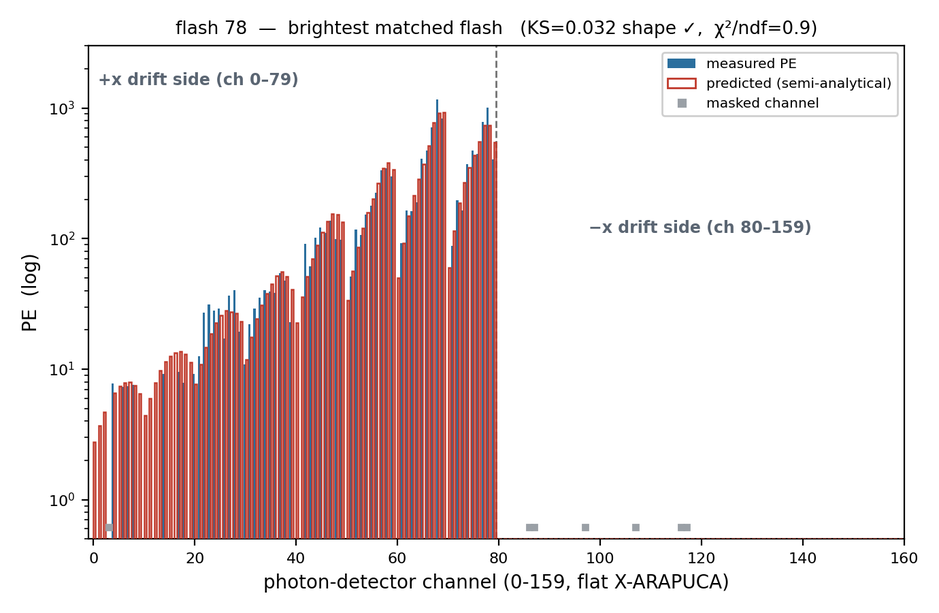
#> input picture pdhd/pics/clus_chain_src/qlmatch_pattern.png, 939 x 613 px, shrunk from 1380 x 900 before the run
$ python make_clus_chain_diagram.py
#> lines starting #> are read from the running program, lines starting #| are printed output that depends on the picture
### pdhd/pics/diagram_helpers.py
#!/usr/bin/env python3
"""Shared drawing helpers for the PDHD NF and SP algorithm diagrams.

16x9 "world" on a 19.2x10.8in figure => 1.2 in per world-unit on both axes,
so world units are physically square and placed inset images keep their aspect.
"""
import os
import numpy as np
from PIL import Image
import matplotlib
matplotlib.use("Agg")
import matplotlib.pyplot as plt
from matplotlib.patches import FancyBboxPatch, FancyArrowPatch, Circle

W, H = 16.0, 9.0
FIGIN = (19.2, 10.8)
INK = "#20242b"


class Canvas:
    def __init__(self):
        self.fig = plt.figure(figsize=FIGIN)
        self.fig.patch.set_facecolor("white")
        ov = self.fig.add_axes([0, 0, 1, 1])
        ov.set_xlim(0, W)
        ov.set_ylim(0, H)
        ov.axis("off")
        self.ov = ov

    # -- primitives --------------------------------------------------------
    def group_bg(self, x0, y0, w, h, ec, fc, label=None, lx=None, ly=None,
                 fs=13, alpha=0.9):
        self.ov.add_patch(FancyBboxPatch(
            (x0, y0), w, h, boxstyle="round,pad=0.02,rounding_size=0.16",
            linewidth=1.6, edgecolor=ec, facecolor=fc, alpha=alpha, zorder=1))
        if label:
            self.ov.text(lx if lx is not None else x0 + w / 2,
                         ly if ly is not None else y0 + h - 0.28, label,
                         ha="center", va="center", fontsize=fs,
                         fontweight="bold", color=ec, zorder=2)

    # [27 lines left out: functions box, stack_box, not called in this run]

    def algobox(self, cx, cy, w, h, title, bullets, fc, ec, tc=None,
                title_fs=12.5, bullet_fs=9.8, lw=2.0, dy=0.295):
        """Rounded box with a bold title band and bulleted sub-steps."""
        self.ov.add_patch(FancyBboxPatch(
            (cx - w / 2, cy - h / 2), w, h,
            boxstyle="round,pad=0.02,rounding_size=0.14",
            linewidth=lw, edgecolor=ec, facecolor=fc, zorder=5))
        self.ov.text(cx, cy + h / 2 - 0.27, title, ha="center", va="center",
                     fontsize=title_fs, fontweight="bold", color=tc or ec,
                     zorder=6)
        y = cy + h / 2 - 0.60
        for b in bullets:
            self.ov.text(cx - w / 2 + 0.22, y, b, ha="left", va="center",
                         fontsize=bullet_fs, color=INK, zorder=6)
            y -= dy

    def arrow(self, p0, p1, color, lw=2.6, ms=22, ls="-"):
        self.ov.add_patch(FancyArrowPatch(
            p0, p1, arrowstyle="-|>", mutation_scale=ms, linewidth=lw,
            color=color, linestyle=ls, shrinkA=2, shrinkB=2, zorder=4))

    def leader(self, p_from, p_to, color):
        self.ov.add_patch(FancyArrowPatch(
            p_from, p_to, arrowstyle="-", linewidth=1.4, color=color,
            alpha=0.85, linestyle=(0, (5, 3)), zorder=3))
        self.ov.add_patch(Circle(p_to, 0.055, color=color, zorder=6))

    # [5 lines left out: function title, not called in this run]

    def footer(self, text):
        self.ov.text(W / 2, 0.30, text, ha="center", va="center",
                     fontsize=10.5, color="#8a8a8a")

    # -- image inset -------------------------------------------------------
    def place_image(self, path, cx, wd, yb, caption, target, color, box=None,
                    cap_fs=13.5):
        im = Image.open(path).convert("RGB")
        if box:
            w, h = im.size
            l, t, r, b = box
            im = im.crop((int(l * w), int(t * h), int(r * w), int(b * h)))
        iw, ih = im.size
        hd = wd * ih / iw
        ax = self.fig.add_axes([(cx - wd / 2) / W, yb / H, wd / W, hd / H])
        ax.imshow(np.asarray(im))
        ax.set_xticks([])
        ax.set_yticks([])
        for s in ax.spines.values():
            s.set_edgecolor(color)
            s.set_linewidth(1.8)
        self.ov.text(cx, yb - 0.20, caption, ha="center", va="top",
                     fontsize=cap_fs, color=color, fontweight="bold")
        if target is not None:
            self.leader((cx, yb + hd + 0.04), target, color)
        return hd

    def save(self, out_base):
        self.fig.savefig(out_base + ".png", dpi=200, facecolor="white")
        self.fig.savefig(out_base + ".pdf", facecolor="white")
        print("wrote", out_base + ".png / .pdf")

### pdhd/pics/make_clus_chain_diagram.py
#!/usr/bin/env python3
"""ProtoDUNE-HD Wire-Cell 3-D clustering + charge-light (Q/L) matching diagram.

Counterpart of pdvd/pics/make_clus_chain_diagram.py (PD-VD original) with the
ProtoDUNE-HD configuration facts.

Wide 16:9 slide.  Two dataflow planes:
  - CHARGE / clustering (top spine): the 4-stage MultiAlgBlobClustering cascade
    per-face -> per-APA -> per-drift-group -> all-TPC, reading the live+dead
    imaging cluster tarballs.  PD-HD: 4 APAs, one imaging face each (even
    APAs image through face 0 / drift -x, odd through face 1 / drift +x; the
    opposite faces are non-imaging wall faces), drift groups {APA0,APA2} and
    {APA1,APA3}.
  - LIGHT / Q-L (lower band): the separate light-reco job (bridged by an
    opflash archive) feeding the joint QLMatching node, which pins a cluster T0
    that flows up into the all-TPC stage (switch_scope -> x_t0cor).

Two data insets (clus_chain_src/, committed): the clustering result 3-D cloud
coloured by cluster, and one flash's measured-vs-predicted light pattern.
Traced from cfg/pgrapher/experiment/pdhd/{clus,qlmatching,flash}.jsonnet
and pdhd/{wct-clustering,run_clus_evt,run_light_evt}.  Output:
pdhd/pics/pdhd_clus_ql_chain.{png,pdf}.
"""
import os
from matplotlib.patches import FancyBboxPatch, FancyArrowPatch
from diagram_helpers import Canvas, W, H, INK

HERE = os.path.dirname(os.path.abspath(__file__))
SRC = os.path.join(HERE, "clus_chain_src")
OUT = os.path.join(HERE, "pdhd_clus_ql_chain")

# palette
C_IN = "#5a6572"       # input / passthrough
C_CLUS = "#2f6db5"     # clustering stages (charge)
C_LIGHT = "#d3781f"    # light reco
C_QL = "#7b1fa2"       # QLMatching
C_T0 = "#c0392b"       # the T0 connector
C_OUT = "#2e7d4f"      # output / clustering result
BG_CLUS = "#e9f1fb"
BG_QL = "#f4ecf8"


def main():
    c = Canvas()
    ov = c.ov
    ov.text(W / 2, 8.66, "ProtoDUNE Horizontal Drift — Wire-Cell 3-D "
            "Clustering  +  Charge–Light (Q/L) Matching Chain",
            ha="center", va="center", fontsize=22, fontweight="bold",
            color=INK)
    ov.text(W / 2, 8.22, "per-face → per-APA → per-drift-group → all-TPC "
            "clustering, with the joint QLMatching node pinning each cluster's "
            "drift T0", ha="center", va="center", fontsize=14, color="#444")

    # ================= CHARGE / clustering band =================
    c.group_bg(0.35, 6.18, 15.30, 1.80, C_CLUS, BG_CLUS,
               label="CHARGE   ·   3-D CLUSTERING   "
               "(MultiAlgBlobClustering cascade — live + dead blobs)",
               lx=5.55, ly=7.84, fs=13)

    cy = 7.00
    n_in = (1.92, cy)
    n_s1 = (4.78, cy)
    n_s2 = (7.28, cy)
    n_s3 = (10.15, cy)
    n_s4 = (13.42, cy)

    c.algobox(*n_in, 2.55, 1.50, "imaging clusters",
              ["ClusterFileSource ×4 APAs",
               "live (active) + dead (masked)",
               "→ PointTreeBuilding",
               "   (BlobSampler: live 3d, dead)"],
              "white", C_IN, tc=C_IN, title_fs=12, bullet_fs=8.9, dy=0.265)
    c.algobox(*n_s1, 2.45, 1.50, "① per-face  ×4",
              ["1 imaging face / APA",
               "pointed · live/dead · extend",
               "regular ×2 · prolong · close",
               "extend_loop · connect1"],
              "white", C_CLUS, tc=C_CLUS, title_fs=12, bullet_fs=9.0,
              dy=0.265)
    c.algobox(*n_s2, 2.05, 1.50, "② per-APA  ×4",
              ["merge faces",
               "deghost",
               "protect_overclustering"],
              "white", C_CLUS, tc=C_CLUS, title_fs=12, bullet_fs=9.0,
              dy=0.30)
    c.algobox(*n_s3, 3.28, 1.50, "③ per-drift-group  ×2",
              ["{APA0,2}·face0  /  {APA1,3}·face1",
               "extend·regular×2·prolong·close·ext_loop",
               "separate — 3-D track split + recover",
               "connect1·deghost·x_boundary·ν·isolated"],
              "white", C_CLUS, tc=C_CLUS, title_fs=12, bullet_fs=8.8,
              dy=0.265)
    c.algobox(*n_s4, 2.55, 1.50, "④ all-TPC  ×1",
              ["switch_scope → x_t0cor",
               "cathode_connect",
               "   (tip-touch, flash-T0 gate)",
               "→ mabc-all-apa.zip"],
              "#eaf5ee", C_OUT, tc=C_OUT, title_fs=12, bullet_fs=8.9,
              dy=0.265)

    def rt(node, w):
        return (node[0] + w / 2, node[1])

    def lf(node, w):
        return (node[0] - w / 2, node[1])

    c.arrow(rt(n_in, 2.55), lf(n_s1, 2.45), C_IN)
    c.arrow(rt(n_s1, 2.45), lf(n_s2, 2.05), C_CLUS)
    c.arrow(rt(n_s2, 2.05), lf(n_s3, 3.28), C_CLUS)

    # ================= LIGHT / Q-L band =================
    c.group_bg(0.35, 3.46, 15.30, 2.06, C_QL, BG_QL,
               label="LIGHT RECO  (separate wire-cell job)      →      "
               "CHARGE–LIGHT  (Q/L)  MATCHING",
               lx=6.7, ly=5.38, fs=13)

    qy = 4.42
    n_lr = (2.55, qy)
    n_ql = (9.75, qy)

    c.algobox(*n_lr, 3.95, 1.52, "LIGHT RECO — separate job",
              ["OpDecon — deconv, detect_saturation",
               "OpHitFinder — SPE-normalized hits",
               "OpFlashFinder — ≥5 PDs, ≥20 PE",
               "→ 160 flat-X-ARAPUCA flashes"],
              "white", C_LIGHT, tc=C_LIGHT, title_fs=12, bullet_fs=8.9,
              dy=0.275)
    c.algobox(*n_ql, 5.35, 1.66, "QLMatching — joint LASSO Q/L fit  "
              "(shared_flash · both drift volumes)",
              ["bundles = cluster × flash  ·  containment / fiducial prefilter",
               "joint LASSO charge↔light fit  ·  χ² + KS-shape scoring",
               "xTPC crosser pin · consistency ladder · cluster-centric "
               "rescue",
               "photon model: semi-analytical VUV · QtoL 1.0 · low-PE err "
               "inflation"],
              "white", C_QL, tc=C_QL, title_fs=11.6, bullet_fs=8.9, dy=0.295)

    # archive bridge between the two jobs
    bx = (5.55, qy)
    ov.add_patch(FancyBboxPatch(
        (bx[0] - 0.62, bx[1] - 0.30), 1.24, 0.60,
        boxstyle="round,pad=0.02,rounding_size=0.10", linewidth=1.4,
        edgecolor=C_IN, facecolor="#eef1f5", zorder=5))
    ov.text(bx[0], bx[1], "opflash\n*.tar.gz", ha="center", va="center",
            fontsize=8.4, color=C_IN, zorder=6)
    c.arrow(rt(n_lr, 3.95), (bx[0] - 0.62, bx[1]), C_LIGHT)
    c.arrow((bx[0] + 0.62, bx[1]), lf(n_ql, 5.35), C_LIGHT)

    # charge clusters ③ -> QLMatching (down), T0-matched clusters -> ④ (up)
    ov.annotate("", xy=(n_ql[0] - 2.2, qy + 0.83),
                xytext=(n_s3[0] - 0.35, cy - 0.75),
                arrowprops=dict(arrowstyle="-|>", color=C_CLUS, lw=2.4,
                                shrinkA=2, shrinkB=2,
                                connectionstyle="arc3,rad=0.12"))
    ov.text(7.9, 5.82, "clusters, both sides", ha="center", fontsize=8.8,
            color=C_CLUS, style="italic")
    ov.annotate("", xy=(n_s4[0] - 0.35, cy - 0.75),
                xytext=(n_ql[0] + 2.2, qy + 0.83),
                arrowprops=dict(arrowstyle="-|>", color=C_T0, lw=2.6,
                                shrinkA=2, shrinkB=2,
                                connectionstyle="arc3,rad=0.12"))
    ov.text(14.55, 5.62, "cluster T0 → x_t0cor", ha="center", fontsize=9.0,
            color=C_T0, fontweight="bold")

    # mode note (empty mid-gap, under ①/②)
    ov.text(4.55, 5.86, "runner operating point do_qlmatch = on:  ③ → "
            "QLMatching → ④    (no-QL: ③ → ④ direct merge)", ha="center",
            va="center", fontsize=8.4, color="#6a6f78", style="italic")

    # ================= insets =================
    c.place_image(os.path.join(SRC, "qlmatch_pattern.png"), 5.15, 4.30, 0.55,
                  "Q/L light pattern — flash 78 (measured vs semi-analytical "
                  "prediction)", (7.35, 3.60), C_QL, cap_fs=12)
    c.place_image(os.path.join(SRC, "clus_event_3d.png"), 12.75, 3.30, 0.55,
                  "clustering result — clusters coloured  (evt 983)",
                  (n_s4[0], 6.30), C_OUT, cap_fs=12)
#> call 2 of place_image, with cx = 12.75, wd = 3.3, yb = 0.55, target = (13.42, 6.3), color = '#2e7d4f', cap_fs = 12
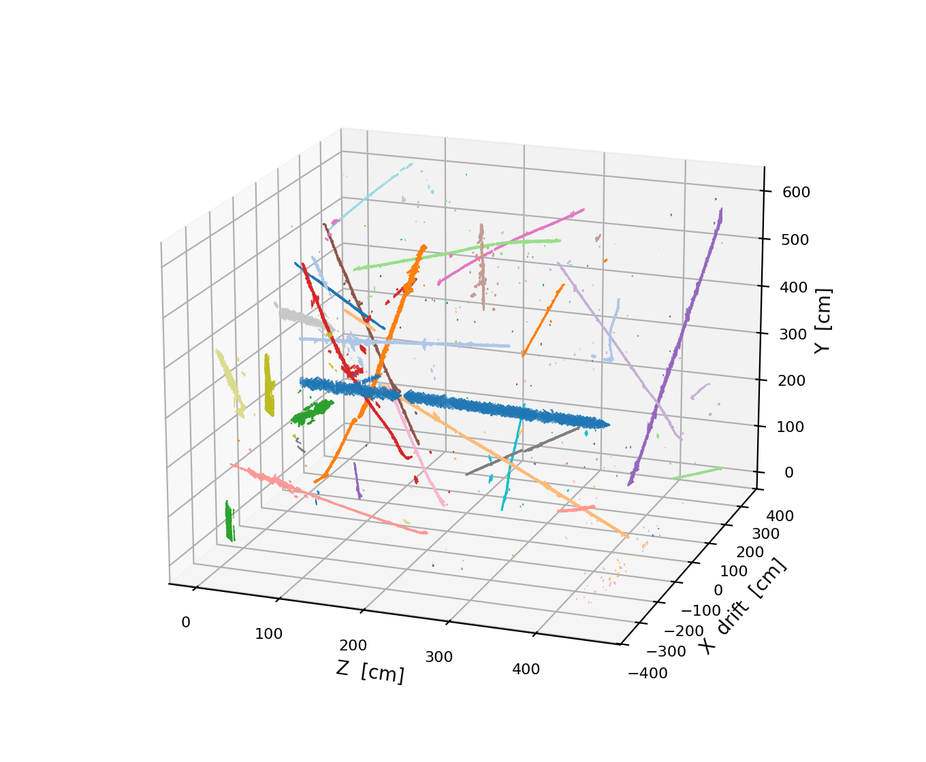
#> input picture pdhd/pics/clus_chain_src/clus_event_3d.png, 926 x 762 px, shrunk from 1360 x 1120 before the run

    # legend (bottom-left margin, clear of the left inset)
    lx, ly, dy = 0.55, 2.62, 0.315
    for i, (col, lab) in enumerate([
            (C_IN, "input / imaging"), (C_CLUS, "clustering"),
            (C_LIGHT, "light reco"), (C_QL, "Q/L matching"),
            (C_T0, "T0 → x_t0cor")]):
        ov.add_patch(FancyArrowPatch(
            (lx, ly - i * dy), (lx + 0.46, ly - i * dy), arrowstyle="-|>",
            mutation_scale=12, lw=2.3, color=col, zorder=6))
        ov.text(lx + 0.58, ly - i * dy, lab, va="center", fontsize=9.2,
                color=INK)

    ov.text(W / 2, 0.13,
            "Wire-Cell Toolkit  ·  cfg/pgrapher/experiment/pdhd/"
            "{clus,qlmatching,flash}.jsonnet  ·  pdhd/{wct-clustering,"
            "run_clus_evt,run_light_evt}  ·  operating point ON via runner "
            "(jsonnet defaults byte-identical OFF)  ·  insets: run 029107 "
            "evt 983 (hand-scan reference)", ha="center", va="center",
            fontsize=9.0, color="#8a8a8a")

    c.save(OUT)
#> in save, `self.fig.savefig(out_base + ".png", dpi=200, facecolor="white")`:
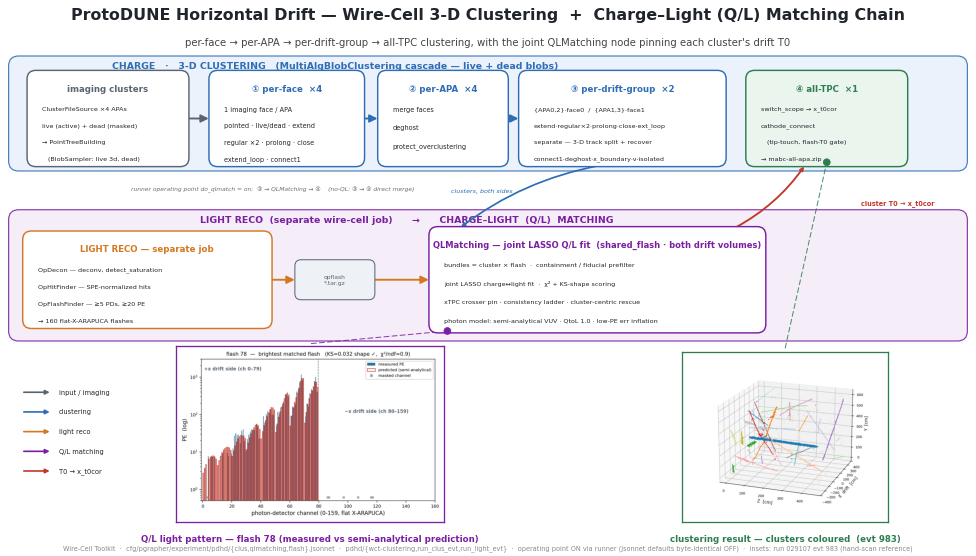
#> figure drawn by matplotlib, 3 panels


if __name__ == "__main__":
    main()
